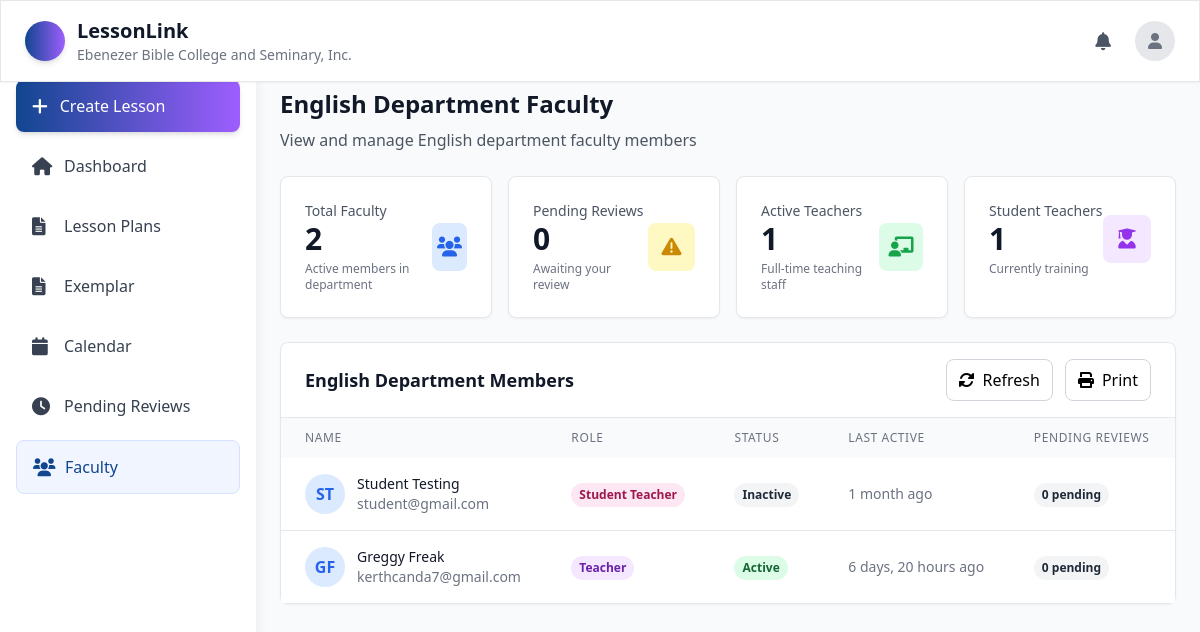
The page /dep_faculty/ (signed in) on the database as committed earlier.
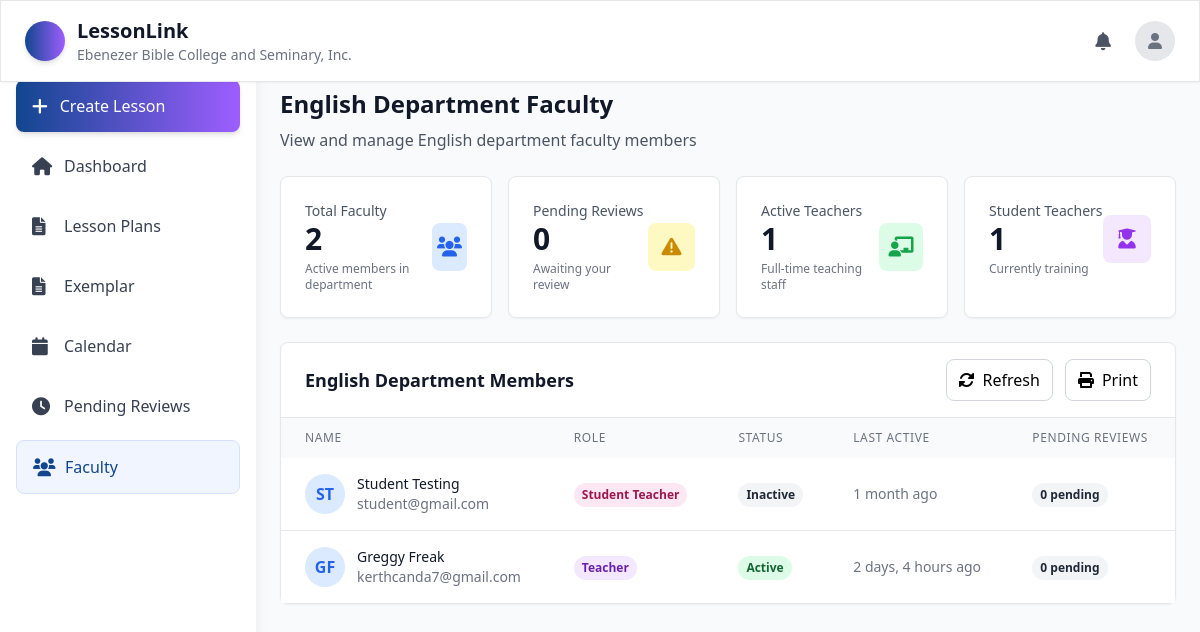
The same page on the database as committed later.
### lesson/models.py (models this page shows, shortened)
class User(AbstractUser):
    ROLE_CHOICES = [
        ('Student Teacher', 'Student Teacher'),
        ('Teacher', 'Teacher'),
        ('Department Head', 'Department Head'),
        ('Admin', 'Admin'),
    ]
    APPROVAL_STATUS_CHOICES = [
        ('pending', 'Pending'),
        ('approved', 'Approved'),
        ('disapproved', 'Disapproved'),
    ]
    username = None
    email = models.EmailField(unique=True)
    middle_name = models.CharField(max_length=100, blank=True, null=True)
    dob = models.DateField(null=True, blank=True)
    role = models.CharField(max_length=100, choices=ROLE_CHOICES)
    rank = models.CharField(max_length=100)
    department = models.CharField(max_length=100)
    approval_status = models.CharField(
        max_length=20,
        choices=APPROVAL_STATUS_CHOICES,
        default='pending'
    )
    rejection_reason = models.TextField(
        blank=True,
        null=True,
        verbose_name="Reason for Rejection",
        help_text="Explanation provided to student when account was disapproved"
    )
    school = models.ForeignKey(
        "SchoolRegistration",  # reference your school model
        on_delete=models.SET_NULL,
        blank=True,
        null=True,
        related_name="users"
    )
    supervising_teacher = models.ForeignKey(
        'self',
        on_delete=models.SET_NULL,
        blank=True,
        null=True,
        related_name='supervised_student_teachers',
        limit_choices_to={'role': 'Teacher'},  # Only teachers can be supervising teachers
        verbose_name="Supervising Teacher"
    )
    affiliations = models.TextField(blank=True, null=True)
    profile_picture = models.ImageField(
        upload_to='profile_pictures/',
        null=True,
        blank=True,
        help_text="Profile picture for the user"
    )
    USERNAME_FIELD = 'email'
    REQUIRED_FIELDS = ['first_name', 'last_name', 'role', 'rank', 'department']
    objects = CustomUserManager()
    @property
    def full_name(self):
        parts = [self.first_name]
        if self.middle_name:
            parts.append(self.middle_name)
        parts.append(self.last_name)
        return ' '.join(parts).strip()

### lesson/views.py (the view)
# urls.py: path('dep_faculty/', Dep_Faculty, name='Dep_Faculty'),
@login_required
def Dep_Faculty(request):
    user = request.user
    if user.role != "Department Head":
        messages.error(request, "You are not allowed to access this page.")
        return redirect("dashboard")
    faculty_members = User.objects.filter(
        department=user.department,
        school=user.school,
        role__in=["Teacher", "Student Teacher"],
        is_active=True
    ).order_by("role", "last_name")
    total_faculty = faculty_members.count()
    active_teachers = faculty_members.filter(role="Teacher").count()
    student_teachers = faculty_members.filter(role="Student Teacher").count()
    from lessonGenerator.models import LessonPlan
    from .models import LessonPlanSubmission
    pending_reviews = LessonPlanSubmission.objects.filter(
        submitted_to=user,
        status='submitted'
    ).count()
    faculty_with_stats = []
    for member in faculty_members:
        member_pending_reviews = LessonPlanSubmission.objects.filter(
            submitted_by=member,
            status='submitted'
        ).count()
        last_active = member.last_login if member.last_login else member.date_joined
        faculty_with_stats.append({
            'user': member,
            'pending_reviews': member_pending_reviews,
            'last_active': last_active,
            'is_active': member.is_active and member.last_login and (timezone.now() - member.last_login).days < 30
        })
    return render(request, "Dep_Faculty.html", {
        "user": user,
        "faculty_members": faculty_with_stats,
        "department": user.department,
        "total_faculty": total_faculty,
        "active_teachers": active_teachers,
        "student_teachers": student_teachers,
        "pending_reviews": pending_reviews,
    })

### lesson/context_processors.py (called while the page is built)
def user_school_info(request):
    if request.user.is_authenticated:
        try:
            return {
                'user_school': request.user.school,
            }
        except Exception as e:
            print(f"Context processor error: {e}")
            return {}
    return {}

### lesson/templates/Dep_Faculty.html (shortened to what the changed rows need)
<!DOCTYPE html>
<html lang="en">
<head>
    <script src="https://cdn.tailwindcss.com"></script>
    <link href="https://cdnjs.cloudflare.com/ajax/libs/font-awesome/6.0.0/css/all.min.css" rel="stylesheet">
</head>
<body class="bg-gray-50 min-h-screen">
    <header class="bg-white shadow-sm border fixed top-0 left-0 right-0 z-40">
        <div class="flex items-center justify-between px-4 py-3 md:px-6 md:py-4">
            <div class="flex items-center space-x-3 flex-1 md:flex-none">
                <div class="hidden sm:block">
                    <h1 class="text-xl font-bold text-gray-900">LessonLink</h1>
                </div>
            </div>
        </div>
    </header>
    <div class="flex pt-16">
        <main class="flex-1 p-4 md:p-6 md:ml-64">
            <div class="flex flex-col sm:flex-row sm:items-center sm:justify-between mb-6">
                <div>
                    <h1 class="text-2xl font-bold text-gray-900 mb-2">{{ department }} Department Faculty</h1>
                </div>
            </div>
            <div class="bg-white rounded-lg shadow-sm border">
                <div class="px-6 py-4 border-b border-gray-200">
                    <div class="flex flex-col sm:flex-row sm:items-center sm:justify-between">
                        <h2 class="text-lg font-semibold text-gray-900 mb-4 sm:mb-0">{{ department }} Department Members</h2>
                    </div>
                </div>
                <div class="overflow-x-auto">
                    <table class="w-full" id="faculty-table">
                        <thead class="bg-gray-50">
                            <tr>
                                <th class="px-6 py-3 text-left text-xs font-medium text-gray-500 uppercase tracking-wider">Name</th>
                                <th class="px-6 py-3 text-left text-xs font-medium text-gray-500 uppercase tracking-wider">Role</th>
                                <th class="px-6 py-3 text-left text-xs font-medium text-gray-500 uppercase tracking-wider">Status</th>
                                <th class="px-6 py-3 text-left text-xs font-medium text-gray-500 uppercase tracking-wider">Last Active</th>
                                <th class="px-6 py-3 text-left text-xs font-medium text-gray-500 uppercase tracking-wider">Pending Reviews</th>
                            </tr>
                        </thead>
                        <tbody class="bg-white divide-y divide-gray-200" id="faculty-table-body">
                            {% for member_data in faculty_members %}
                            {% with member=member_data.user %}
                            <tr class="hover:bg-gray-50 fade-in faculty-row" data-user-id="{{ member.id }}">
                                <td class="px-6 py-4 whitespace-nowrap">
                                    <div class="flex items-center">
                                        <div class="w-10 h-10 rounded-full bg-blue-100 flex items-center justify-center no-print">
                                            <span class="text-blue-600 font-semibold">
                                                {{ member.first_name|first }}{{ member.last_name|first }}
                                            </span>
                                        </div>
                                        <div class="ml-3">
                                            <p class="text-sm font-medium text-gray-900">
                                                {{ member.first_name }} {{ member.last_name }}
                                            </p>
                                            <p class="text-sm text-gray-500">{{ member.email }}</p>
                                        </div>
                                    </div>
                                </td>
                                <td class="px-6 py-4 whitespace-nowrap">
                                    <span class="inline-flex px-2 py-1 text-xs font-semibold rounded-full
                                        {% if member.role == 'Teacher' %} bg-purple-100 text-purple-800
                                        {% elif member.role == 'Student Teacher' %} bg-pink-100 text-pink-800
                                        {% else %} bg-blue-100 text-blue-800 {% endif %}">
                                        {{ member.role }}
                                    </span>
                                </td>
                                <td class="px-6 py-4 whitespace-nowrap">
                                    <span class="inline-flex px-2 py-1 text-xs font-semibold rounded-full
                                        {% if member_data.is_active %} bg-green-100 text-green-800
                                        {% else %} bg-gray-100 text-gray-800 {% endif %}">
                                        {% if member_data.is_active %}Active{% else %}Inactive{% endif %}
                                    </span>
                                </td>
                                <td class="px-6 py-4 whitespace-nowrap text-sm text-gray-500">
                                    {% if member_data.last_active %}
                                        {{ member_data.last_active|timesince }} ago
                                    {% else %}
                                        Never
                                    {% endif %}
                                </td>
                                <td class="px-6 py-4 whitespace-nowrap">
                                    <span class="inline-flex px-2 py-1 text-xs font-semibold rounded-full
                                        {% if member_data.pending_reviews > 0 %} bg-yellow-100 text-yellow-800
                                        {% else %} bg-gray-100 text-gray-800 {% endif %}">
                                        {{ member_data.pending_reviews }} pending
                                    </span>
                                </td>
                            </tr>
                            {% endwith %}
                            {% empty %}
                            <tr>
                                <td colspan="6" class="px-6 py-4 text-center text-sm text-gray-500">
                                    No faculty members found in your department.
                                </td>
                            </tr>
                            {% endfor %}
                        </tbody>
                    </table>
                </div>
            </div>
        </main>
    </div>
</body>
</html>

Rows that differ between the two databases and show on the page:
changed User "Greggy": last_active "6 days, 20 hours" → "2 days, 4 hours"
